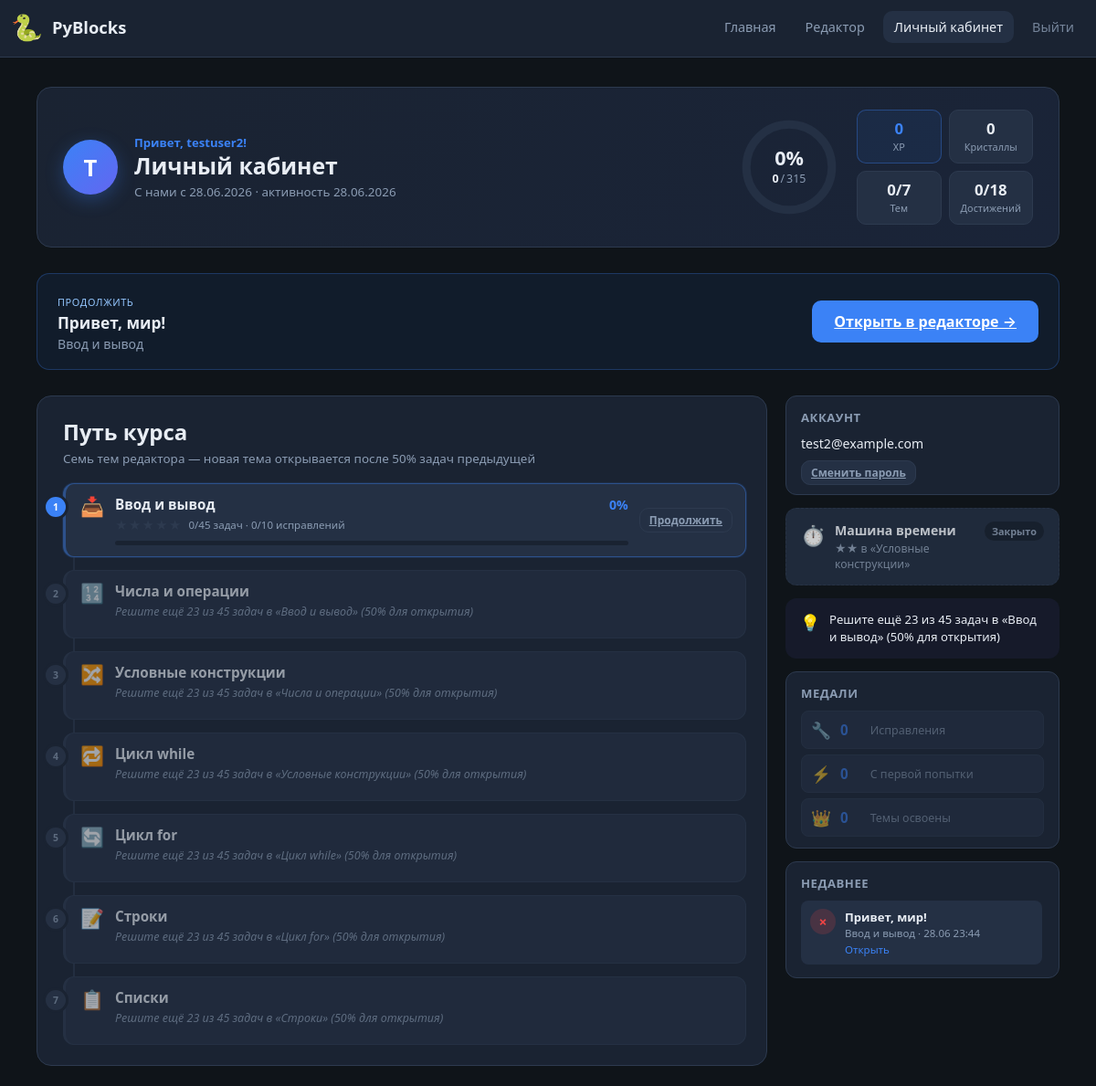
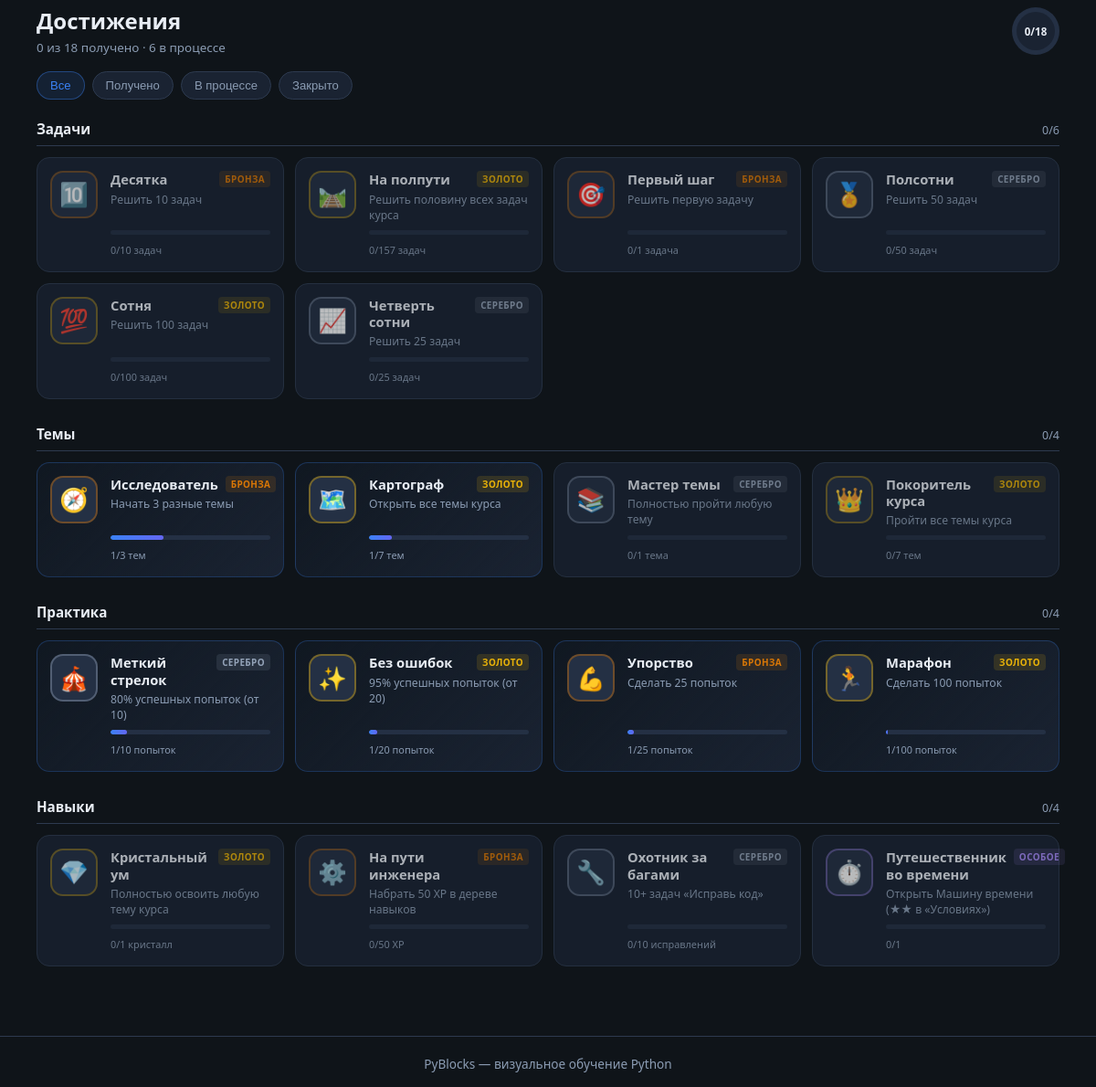
The app's page /profile/ (signed in) with its own data (2 pictures, top to bottom).
### models.py (models this page shows, shortened)
class User(UserMixin, db.Model):
    __tablename__ = "users"
    id = db.Column(db.Integer, primary_key=True)
    username = db.Column(db.String(32), unique=True, nullable=False, index=True)
    email = db.Column(db.String(255), unique=True, nullable=False, index=True)
    password_hash = db.Column(db.String(255), nullable=False)
    created_at = db.Column(db.DateTime(timezone=True), default=_utcnow, nullable=False)
    attempts = db.relationship(
        "TaskAttempt",
        back_populates="user",
        cascade="all, delete-orphan",
        lazy="dynamic",
    )
    progress = db.relationship(
        "TaskProgress",
        back_populates="user",
        cascade="all, delete-orphan",
        lazy="dynamic",
    )
    skill_branch_xp = db.relationship(
        "SkillBranchXp",
        back_populates="user",
        cascade="all, delete-orphan",
        lazy="dynamic",
    )
    skill_medals = db.relationship(
        "SkillMedalPoints",
        back_populates="user",
        cascade="all, delete-orphan",
        lazy="dynamic",
    )
    skill_xp_awards = db.relationship(
        "SkillXpAward",
        back_populates="user",
        cascade="all, delete-orphan",
        lazy="dynamic",
    )

class TaskAttempt(db.Model):
    __tablename__ = "task_attempts"
    id = db.Column(db.Integer, primary_key=True)
    user_id = db.Column(db.Integer, db.ForeignKey("users.id"), nullable=False, index=True)
    topic_id = db.Column(db.String(32), nullable=False, index=True)
    task_id = db.Column(db.String(64), nullable=False, index=True)
    code = db.Column(db.Text, nullable=False)
    success = db.Column(db.Boolean, default=False, nullable=False)
    created_at = db.Column(db.DateTime(timezone=True), default=_utcnow, nullable=False)
    user = db.relationship("User", back_populates="attempts")

### profile_routes.py (the view)
@profile_bp.route("/")
@login_required
def dashboard():
    data = _build_dashboard_data(current_user)
    return render_template("profile/dashboard.html", **data)

### templates/profile/dashboard.html (shortened to what this page needs)
{% extends "base.html" %}
{% block extra_head %}
  <link rel="stylesheet" href="{{ url_for('static', filename='css/profile.css') }}">
{% endblock %}
{% block content %}
<div class="profile-page">
  <header class="profile-hero">
    <div class="profile-hero__identity">
      <div class="profile-avatar" aria-hidden="true">{{ current_user.username[0]|upper }}</div>
      <div class="profile-hero__info">
        <p class="profile-hero__greeting">Привет, {{ current_user.username }}!</p>
        <h1 class="profile-hero__title">Личный кабинет</h1>
        <p class="profile-hero__meta">
          {% if member_since %}С нами с {{ member_since.strftime('%d.%m.%Y') }}{% endif %}
          {% if last_activity_at %} · активность {{ last_activity_at.strftime('%d.%m.%Y') }}{% endif %}
        </p>
      </div>
    </div>
    <div class="profile-hero__summary">
      <div class="progress-ring" style="--progress: {{ overall_percent }}" role="group" aria-label="Общий прогресс курса">
        <svg viewBox="0 0 120 120" class="progress-ring__svg" aria-hidden="true">
          <circle class="progress-ring__track" cx="60" cy="60" r="52" />
          <circle class="progress-ring__fill" cx="60" cy="60" r="52" />
        </svg>
        <div class="progress-ring__label">
          <span class="progress-ring__value">{{ overall_percent }}%</span>
          <span class="progress-ring__caption">
            <span class="stat-pair stat-pair--compact">
              <span class="stat-pair__main">{{ total_completed }}</span>
              <span class="stat-pair__sep">/</span>
              <span class="stat-pair__sub">{{ total_tasks }}</span>
            </span>
          </span>
        </div>
      </div>
      <ul class="hero-metrics" aria-label="Ключевые показатели">
        <li class="hero-metric hero-metric--accent">
          <span class="hero-metric__value">{{ skills.total_xp }}</span>
          <span class="hero-metric__label">XP</span>
        </li>
        <li class="hero-metric">
          <span class="hero-metric__value">{{ skills.crystals }}</span>
          <span class="hero-metric__label">Кристаллы</span>
        </li>
        <li class="hero-metric">
          <span class="hero-metric__value">{{ topics_mastered }}/{{ topics_total }}</span>
          <span class="hero-metric__label">Тем</span>
        </li>
        <li class="hero-metric">
          <span class="hero-metric__value">{{ achievements_unlocked }}/{{ achievements_total }}</span>
          <span class="hero-metric__label">Достижений</span>
        </li>
      </ul>
    </div>
  </header>
  {% if next_task %}
    <section class="profile-continue">
      <div class="profile-continue__text">
        <span class="profile-continue__badge">{% if next_task.in_progress %}Продолжить{% else %}Следующая задача{% endif %}</span>
        <h2 class="profile-continue__title">{{ next_task.task_title }}</h2>
        <p class="profile-continue__topic">{{ next_task.topic_title }}</p>
      </div>
      <a href="{{ next_task.learn_url }}" class="btn btn--primary btn--large">Открыть в редакторе →</a>
    </section>
  {% endif %}
  <div class="profile-layout">
    <section class="profile-main skill-tree-section" aria-labelledby="course-path-title">
      <div class="profile-section__head">
        <div>
          <h2 class="section-title" id="course-path-title">Путь курса</h2>
          <p class="section-subtitle">Семь тем редактора — новая тема открывается после 50% задач предыдущей</p>
        </div>
      </div>
      <div class="skill-path">
        {% for branch in skills.branches %}
          {% set ns = namespace(topic=none) %}
          {% for topic in topics %}
            {% if topic.id == branch.id %}{% set ns.topic = topic %}{% endif %}
          {% endfor %}
          {% if not loop.first %}
            <div class="skill-path__connector{% if branch.locked %} skill-path__connector--locked{% endif %}" aria-hidden="true"></div>
          {% endif %}
          <article class="skill-node skill-node--compact{% if branch.locked %} skill-node--locked{% endif %}{% if branch.level >= 5 %} skill-node--mastered{% endif %}{% if ns.topic and ns.topic.status == 'in_progress' %} skill-node--active{% endif %}"
                   style="--skill-color: {{ branch.color }}">
            <div class="skill-node__order">{{ branch.order }}</div>
            <div class="skill-node__row">
              <span class="skill-node__icon" aria-hidden="true">{{ branch.icon }}</span>
              <div class="skill-node__core">
                <div class="skill-node__topline">
                  <h3 class="skill-node__title">{{ branch.title }}</h3>
                  {% if not branch.locked %}
                    <span class="skill-node__percent">{{ branch.topic_percent }}%</span>
                  {% endif %}
                </div>
                <div class="skill-node__meta">
                  {% if branch.locked %}
                    <span class="skill-node__lock-hint">{{ branch.unlock_hint }}</span>
                  {% else %}
                    <span class="skill-node__stars" aria-label="{{ branch.stars_filled }} из 5 звёзд">
                      {% for i in range(1, 6) %}
                        <span class="skill-star{% if i <= branch.stars_filled %} skill-star--filled{% endif %}">★</span>
                      {% endfor %}
                    </span>
                    <span class="skill-node__counts">
                      {{ branch.completed_count }}/{{ branch.total_tasks }} задач
                      · {{ branch.fix_completed }}/{{ branch.fix_total }} исправлений
                    </span>
                  {% endif %}
                </div>
                {% if not branch.locked %}
                  <div class="skill-node__bar" role="progressbar"
                       aria-valuenow="{{ branch.topic_percent }}"
                       aria-valuemin="0" aria-valuemax="100">
                  </div>
                {% endif %}
              </div>
              {% if not branch.locked %}
                <a href="{{ url_for('learn') }}?topic={{ branch.id }}" class="skill-node__link btn btn--small btn--ghost">
                  {% if ns.topic and ns.topic.status == 'completed' %}Повторить{% elif ns.topic and ns.topic.status == 'in_progress' %}Продолжить{% else %}Начать{% endif %}
                </a>
              {% endif %}
            </div>
          </article>
        {% endfor %}
      </div>
    </section>
    <aside class="profile-sidebar" aria-label="Подсказки и активность">
      <article class="sidebar-card sidebar-card--account">
        <h3 class="sidebar-card__title">Аккаунт</h3>
        <p class="sidebar-card__email">{{ current_user.email }}</p>
        <a href="{{ url_for('profile.change_password') }}" class="btn btn--small btn--ghost">Сменить пароль</a>
      </article>
      <article class="sidebar-card skill-unlock{% if skills.time_machine_unlocked %} skill-unlock--active{% endif %}">
        <span class="skill-unlock__icon" aria-hidden="true">⏱️</span>
        <div class="skill-unlock__body">
          <h3 class="skill-unlock__title">Машина времени</h3>
          <p class="skill-unlock__desc">
            {% if skills.time_machine_unlocked %}
              Пошаговая трассировка доступна в редакторе.
            {% else %}
              ★★ в «{{ skills.time_machine_topic }}»
            {% endif %}
          </p>
        </div>
        <span class="skill-unlock__badge">{% if skills.time_machine_unlocked %}Открыто{% else %}Закрыто{% endif %}</span>
      </article>
      {% if skills.recommendation %}
        <aside class="sidebar-card skill-recommendation">
          <span class="skill-recommendation__icon" aria-hidden="true">💡</span>
          <p class="skill-recommendation__text">{{ skills.recommendation.text }}</p>
        </aside>
      {% endif %}
      <div class="sidebar-card sidebar-card--medals">
        <h3 class="sidebar-card__title">Медали</h3>
        <ul class="skill-medals skill-medals--compact">
          {% for medal in skills.medals %}
            <li class="skill-medal{% if medal.points > 0 %} skill-medal--earned{% endif %}" title="{{ medal.description }}">
              <span class="skill-medal__icon">{{ medal.icon }}</span>
              <span class="skill-medal__value">{{ medal.points }}</span>
              <span class="skill-medal__label">{{ medal.title }}</span>
            </li>
          {% endfor %}
        </ul>
      </div>
      {% if skills.recent_gains or recent_activity %}
        <div class="sidebar-card sidebar-card--activity">
          <h3 class="sidebar-card__title">Недавнее</h3>
          <ul class="sidebar-feed">
            {% for item in recent_activity[:6] %}
              <li class="sidebar-feed__item sidebar-feed__item--{% if item.success %}ok{% else %}fail{% endif %}">
                <span class="sidebar-feed__badge">{% if item.success %}✓{% else %}✗{% endif %}</span>
                <span class="sidebar-feed__title">{{ item.task_title }}</span>
                <span class="sidebar-feed__meta">{{ item.topic_title }} · {{ item.created_at.strftime('%d.%m %H:%M') }}</span>
                <a href="{{ item.learn_url }}" class="sidebar-feed__link">Открыть</a>
              </li>
            {% endfor %}
          </ul>
        </div>
      {% endif %}
    </aside>
  </div>
  <section class="profile-section achievements-section" data-achievements-panel>
    <div class="profile-section__head achievements-section__head">
      <div>
        <h2 class="section-title">Достижения</h2>
        <p class="section-subtitle">
          {{ achievements_unlocked }} из {{ achievements_total }} получено
          {% if achievements_in_progress %} · {{ achievements_in_progress }} в процессе{% endif %}
        </p>
      </div>
      <div class="achievements-summary" aria-hidden="true">
        <div class="achievements-summary__ring" style="--ach-progress: {{ (achievements_unlocked / achievements_total * 100) | round if achievements_total else 0 }}">
          <span>{{ achievements_unlocked }}/{{ achievements_total }}</span>
        </div>
      </div>
    </div>
    <div class="achievements-filters" role="tablist" aria-label="Фильтр достижений">
      <button type="button" class="achievements-filter is-active" data-ach-filter="all" role="tab" aria-selected="true">Все</button>
      <button type="button" class="achievements-filter" data-ach-filter="unlocked" role="tab" aria-selected="false">Получено</button>
      <button type="button" class="achievements-filter" data-ach-filter="progress" role="tab" aria-selected="false">В процессе</button>
      <button type="button" class="achievements-filter" data-ach-filter="locked" role="tab" aria-selected="false">Закрыто</button>
    </div>
    {% for group in achievement_groups %}
      <div class="achievements-group" data-ach-group="{{ group.id }}">
        <header class="achievements-group__head">
          <h3 class="achievements-group__title">{{ group.label }}</h3>
          <span class="achievements-group__count">{{ group.unlocked }}/{{ group.total }}</span>
        </header>
        <div class="achievements-grid">
          {% for ach in group.achievements %}
            <article class="achievement-card achievement-card--tier-{{ ach.tier }}{% if ach.unlocked %} achievement-card--unlocked{% elif ach.in_progress %} achievement-card--progress{% else %} achievement-card--locked{% endif %}"
                     data-ach-filter-state="{% if ach.unlocked %}unlocked{% elif ach.in_progress %}progress{% else %}locked{% endif %}">
              <div class="achievement-card__badge">
                <span class="achievement-card__icon" aria-hidden="true">{{ ach.icon }}</span>
              </div>
              <div class="achievement-card__body">
                <div class="achievement-card__top">
                  <h4 class="achievement-card__title">{{ ach.title }}</h4>
                  <span class="achievement-card__tier" title="Редкость">{{ ach.tier_label }}</span>
                </div>
                <p class="achievement-card__desc">{{ ach.description }}</p>
                {% if ach.unlocked %}
                  <span class="achievement-card__status achievement-card__status--done">Получено</span>
                {% else %}
                  <div class="achievement-card__progress">
                    <div class="achievement-card__bar" role="progressbar"
                         aria-valuenow="{{ ach.progress.percent }}"
                         aria-valuemin="0" aria-valuemax="100">
                      <div class="achievement-card__bar-fill" style="width: {{ ach.progress.percent }}%"></div>
                    </div>
                    <span class="achievement-card__progress-label">{{ ach.progress.label }}</span>
                  </div>
                {% endif %}
              </div>
            </article>
          {% endfor %}
        </div>
      </div>
    {% endfor %}
  </section>
</div>
{% endblock %}

### records on screen
User: username "T", username "testuser2", strftime "28.06.2026", email "test2@example.com"
TaskAttempt: strftime "28.06.2026", task_title "Привет, мир!", topic_title "Ввод и вывод", created_at "28.06 23:44"

### other values on screen
{{ overall_percent }} "0"
{{ total_completed }} "0"
{{ total_tasks }} "315"
{{ skills.total_xp }} "0"
{{ skills.crystals }} "0"
{{ topics_mastered }} "0"
{{ topics_total }} "7"
{{ achievements_unlocked }} "0"
{{ achievements_total }} "18"
{{ next_task.task_title }} "Привет, мир!"
{{ next_task.topic_title }} "Ввод и вывод"
{{ branch.order }} "1" "2" "3" "4" "5" "6" "7"
{{ branch.icon }} "📥" "🔢" "🔀" "🔁" "🔄" "📝" "📋"
{{ branch.title }} "Ввод и вывод" "Числа и операции" "Условные конструкции" "Цикл while" "Цикл for" "Строки" "Списки"
{{ branch.topic_percent }} "0"
